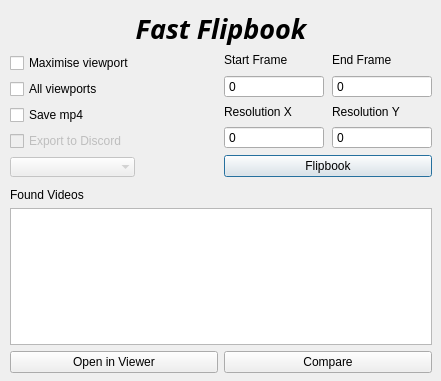
<?xml version="1.0" encoding="UTF-8"?>
<ui version="4.0">
 <class>Dialog</class>
 <widget class="QDialog" name="Dialog">
  <property name="geometry">
   <rect>
    <x>0</x>
    <y>0</y>
    <width>441</width>
    <height>381</height>
   </rect>
  </property>
  <property name="sizePolicy">
   <sizepolicy hsizetype="Preferred" vsizetype="Preferred">
    <horstretch>0</horstretch>
    <verstretch>0</verstretch>
   </sizepolicy>
  </property>
  <property name="minimumSize">
   <size>
    <width>441</width>
    <height>381</height>
   </size>
  </property>
  <property name="maximumSize">
   <size>
    <width>441</width>
    <height>381</height>
   </size>
  </property>
  <property name="windowTitle">
   <string>Fast Flipbook</string>
  </property>
  <widget class="QWidget" name="verticalLayoutWidget_3">
   <property name="geometry">
    <rect>
     <x>10</x>
     <y>10</y>
     <width>422</width>
     <height>363</height>
    </rect>
   </property>
   <layout class="QVBoxLayout" name="verticalLayout_3">
    <item>
     <widget class="QLabel" name="Title">
      <property name="font">
       <font>
        <family>Montserrat SemiBold</family>
        <weight>75</weight>
        <italic>true</italic>
        <bold>true</bold>
       </font>
      </property>
      <property name="styleSheet">
       <string notr="true"/>
      </property>
      <property name="text">
       <string>&lt;html&gt;&lt;head/&gt;&lt;body&gt;&lt;p align=&quot;center&quot;&gt;&lt;span style=&quot; font-size:20pt;&quot;&gt;Fast Flipbook&lt;/span&gt;&lt;/p&gt;&lt;/body&gt;&lt;/html&gt;</string>
      </property>
      <property name="scaledContents">
       <bool>false</bool>
      </property>
     </widget>
    </item>
    <item>
     <layout class="QHBoxLayout" name="horizontalLayout">
      <item>
       <layout class="QVBoxLayout" name="verticalLayout">
        <item>
         <widget class="QCheckBox" name="CB_maxViewport">
          <property name="text">
           <string>Maximise viewport</string>
          </property>
         </widget>
        </item>
        <item>
         <widget class="QCheckBox" name="CB_allViewports">
          <property name="text">
           <string>All viewports</string>
          </property>
         </widget>
        </item>
        <item>
         <widget class="QCheckBox" name="CB_saveVideo">
          <property name="text">
           <string>Save mp4</string>
          </property>
         </widget>
        </item>
        <item>
         <widget class="QCheckBox" name="CB_pushToDiscord">
          <property name="enabled">
           <bool>false</bool>
          </property>
          <property name="text">
           <string>Export to Discord</string>
          </property>
          <property name="checkable">
           <bool>true</bool>
          </property>
         </widget>
        </item>
        <item>
         <widget class="QComboBox" name="DD_chooseDiscord">
          <property name="enabled">
           <bool>false</bool>
          </property>
          <property name="frame">
           <bool>false</bool>
          </property>
         </widget>
        </item>
       </layout>
      </item>
      <item>
       <spacer name="horizontalSpacer">
        <property name="orientation">
         <enum>Qt::Horizontal</enum>
        </property>
        <property name="sizeHint" stdset="0">
         <size>
          <width>20</width>
          <height>20</height>
         </size>
        </property>
       </spacer>
      </item>
      <item>
       <layout class="QVBoxLayout" name="verticalLayout_2">
        <item>
         <layout class="QGridLayout" name="gridLayout">
          <property name="horizontalSpacing">
           <number>8</number>
          </property>
          <property name="verticalSpacing">
           <number>6</number>
          </property>
          <item row="2" column="0">
           <widget class="QSpinBox" name="SB_startFrame">
            <property name="minimumSize">
             <size>
              <width>100</width>
              <height>0</height>
             </size>
            </property>
            <property name="buttonSymbols">
             <enum>QAbstractSpinBox::NoButtons</enum>
            </property>
            <property name="minimum">
             <number>0</number>
            </property>
            <property name="maximum">
             <number>999999</number>
            </property>
           </widget>
          </item>
          <item row="1" column="1" alignment="Qt::AlignTop">
           <widget class="QLabel" name="label_2">
            <property name="text">
             <string>End Frame</string>
            </property>
           </widget>
          </item>
          <item row="3" column="0">
           <widget class="QLabel" name="label_3">
            <property name="text">
             <string>Resolution X</string>
            </property>
           </widget>
          </item>
          <item row="2" column="1">
           <widget class="QSpinBox" name="SB_endFrame">
            <property name="minimumSize">
             <size>
              <width>100</width>
              <height>0</height>
             </size>
            </property>
            <property name="buttonSymbols">
             <enum>QAbstractSpinBox::NoButtons</enum>
            </property>
            <property name="maximum">
             <number>999999</number>
            </property>
           </widget>
          </item>
          <item row="4" column="1">
           <widget class="QSpinBox" name="SB_yResolution">
            <property name="minimumSize">
             <size>
              <width>100</width>
              <height>0</height>
             </size>
            </property>
            <property name="buttonSymbols">
             <enum>QAbstractSpinBox::NoButtons</enum>
            </property>
            <property name="maximum">
             <number>999999</number>
            </property>
           </widget>
          </item>
          <item row="4" column="0">
           <widget class="QSpinBox" name="SB_xResolution">
            <property name="minimumSize">
             <size>
              <width>100</width>
              <height>0</height>
             </size>
            </property>
            <property name="buttonSymbols">
             <enum>QAbstractSpinBox::NoButtons</enum>
            </property>
            <property name="maximum">
             <number>999999</number>
            </property>
           </widget>
          </item>
          <item row="3" column="1">
           <widget class="QLabel" name="label_5">
            <property name="text">
             <string>Resolution Y</string>
            </property>
           </widget>
          </item>
          <item row="1" column="0" alignment="Qt::AlignTop">
           <widget class="QLabel" name="label">
            <property name="text">
             <string>Start Frame</string>
            </property>
           </widget>
          </item>
         </layout>
        </item>
        <item>
         <widget class="QPushButton" name="PB_flipbook">
          <property name="sizePolicy">
           <sizepolicy hsizetype="Minimum" vsizetype="Fixed">
            <horstretch>0</horstretch>
            <verstretch>0</verstretch>
           </sizepolicy>
          </property>
          <property name="text">
           <string>Flipbook</string>
          </property>
         </widget>
        </item>
       </layout>
      </item>
     </layout>
    </item>
    <item>
     <spacer name="verticalSpacer_2">
      <property name="orientation">
       <enum>Qt::Vertical</enum>
      </property>
      <property name="sizeType">
       <enum>QSizePolicy::Fixed</enum>
      </property>
      <property name="sizeHint" stdset="0">
       <size>
        <width>20</width>
        <height>5</height>
       </size>
      </property>
     </spacer>
    </item>
    <item>
     <layout class="QVBoxLayout" name="verticalLayout_4">
      <item>
       <widget class="QLabel" name="label_4">
        <property name="text">
         <string>Found Videos</string>
        </property>
       </widget>
      </item>
      <item>
       <widget class="QListWidget" name="LW_videoList">
        <property name="enabled">
         <bool>true</bool>
        </property>
        <property name="selectionMode">
         <enum>QAbstractItemView::ExtendedSelection</enum>
        </property>
       </widget>
      </item>
      <item>
       <layout class="QHBoxLayout" name="horizontalLayout_2">
        <property name="topMargin">
         <number>0</number>
        </property>
        <item>
         <widget class="QPushButton" name="PB_openSelection">
          <property name="text">
           <string>Open in Viewer</string>
          </property>
         </widget>
        </item>
        <item>
         <widget class="QPushButton" name="PB_compare">
          <property name="text">
           <string>Compare</string>
          </property>
         </widget>
        </item>
       </layout>
      </item>
     </layout>
    </item>
   </layout>
  </widget>
 </widget>
 <resources/>
 <connections/>
</ui>
